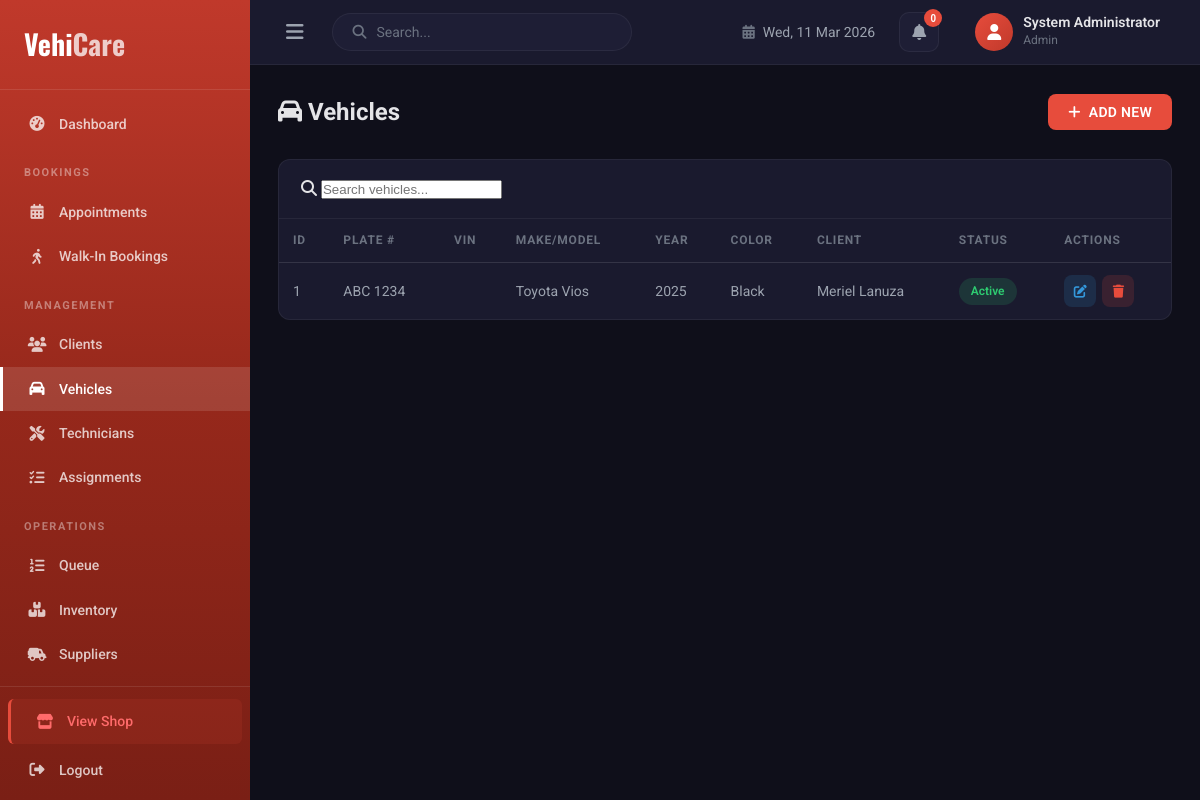
Page /admins/vehicles.php (signed in) on the committed database.
### tables this page shows
CREATE TABLE `vehicles` (
  `vehicle_id` int(11) NOT NULL,
  `client_id` int(11) NOT NULL,
  `plate_number` varchar(50) NOT NULL,
  `vin` varchar(17) DEFAULT NULL,
  `make` varchar(100) DEFAULT NULL,
  `model` varchar(100) DEFAULT NULL,
  `year` year(4) DEFAULT NULL,
  `color` varchar(50) DEFAULT NULL,
  `status` enum('active','in_service','completed','released') DEFAULT 'active',
  `created_at` timestamp NOT NULL DEFAULT current_timestamp()
);

CREATE TABLE `clients` (
  `client_id` int(11) NOT NULL,
  `user_id` int(11) DEFAULT NULL,
  `full_name` varchar(150) NOT NULL,
  `phone` varchar(50) NOT NULL,
  `email` varchar(150) DEFAULT NULL,
  `address` text DEFAULT NULL,
  `created_at` timestamp NOT NULL DEFAULT current_timestamp()
);

### admins/vehicles.php (the view, shortened to what this page needs)
<?php
require_once __DIR__ . '/../includes/db.php';
$vehicles = [];
try {
    $vehicles = $pdo->query("SELECT v.*, c.full_name as client_name FROM vehicles v LEFT JOIN clients c ON v.client_id = c.client_id ORDER BY v.created_at DESC")->fetchAll();
} catch (Exception $e) {
    $error = 'Failed to fetch vehicles: ' . $e->getMessage();
}
?>
<!DOCTYPE html>
<html lang="en">
<head>
    <link rel="stylesheet" href="../includes/style/admin.css">
    <link rel="stylesheet" href="https://cdnjs.cloudflare.com/ajax/libs/font-awesome/6.5.1/css/all.min.css">
</head>
<body class="admin-body">
<div class="admin-layout">
    <?php include __DIR__ . '/includes/sidebar.php'; ?>
    <main class="admin-main">
        <?php include __DIR__ . '/includes/topbar.php'; ?>
        <div class="admin-content">
            <div class="page-header">
                <h2><i class="fas fa-car"></i> Vehicles</h2>
                <button class="btn btn-primary" onclick="openModal('addModal')">
                    <i class="fas fa-plus"></i> Add New
                </button>
            </div>
            <div class="admin-card">
                <div class="table-toolbar">
                    <div class="search-box">
                        <i class="fas fa-search"></i>
                        <input type="text" id="searchInput" placeholder="Search vehicles..." onkeyup="searchTable()">
                    </div>
                </div>
                <?php if (count($vehicles) > 0): ?>
                <div class="table-responsive">
                    <table class="admin-table" id="vehiclesTable">
                        <thead>
                            <tr>
                                <th>ID</th>
                                <th>Plate #</th>
                                <th>VIN</th>
                                <th>Make/Model</th>
                                <th>Year</th>
                                <th>Color</th>
                                <th>Client</th>
                                <th>Status</th>
                                <th>Actions</th>
                            </tr>
                        </thead>
                        <tbody>
                            <?php foreach ($vehicles as $row): ?>
                            <tr>
                                <td><?= htmlspecialchars($row['vehicle_id']) ?></td>
                                <td><?= htmlspecialchars($row['plate_number']) ?></td>
                                <td><?= htmlspecialchars($row['vin'] ?? '') ?></td>
                                <td><?= htmlspecialchars(($row['make'] ?? '') . ' ' . ($row['model'] ?? '')) ?></td>
                                <td><?= htmlspecialchars($row['year'] ?? '') ?></td>
                                <td><?= htmlspecialchars($row['color'] ?? '') ?></td>
                                <td><?= htmlspecialchars($row['client_name'] ?? 'N/A') ?></td>
                                <td><span class="badge badge-<?= htmlspecialchars($row['status']) ?>"><?= htmlspecialchars(ucfirst(str_replace('_', ' ', $row['status']))) ?></span></td>
                                <td class="action-btns">
                                    <button class="btn-icon btn-edit" onclick="editVehicle(
                                        <?= $row['vehicle_id'] ?>,
                                        <?= $row['client_id'] ?>,
                                        '<?= htmlspecialchars(addslashes($row['plate_number']), ENT_QUOTES) ?>',
                                        '<?= htmlspecialchars(addslashes($row['vin'] ?? ''), ENT_QUOTES) ?>',
                                        '<?= htmlspecialchars(addslashes($row['make'] ?? ''), ENT_QUOTES) ?>',
                                        '<?= htmlspecialchars(addslashes($row['model'] ?? ''), ENT_QUOTES) ?>',
                                        '<?= htmlspecialchars(addslashes($row['year'] ?? ''), ENT_QUOTES) ?>',
                                        '<?= htmlspecialchars(addslashes($row['color'] ?? ''), ENT_QUOTES) ?>',
                                        '<?= htmlspecialchars(addslashes($row['status']), ENT_QUOTES) ?>'
                                    )"><i class="fas fa-edit"></i></button>
                                    <form method="POST" style="display:inline" onsubmit="return confirm('Delete this vehicle?')">
                                        <button type="submit" class="btn-icon btn-delete"><i class="fas fa-trash"></i></button>
                                    </form>
                                </td>
                            </tr>
                            <?php endforeach; ?>
                        </tbody>
                    </table>
                </div>
                <?php endif; ?>
            </div>
        </div>
    </main>
</div>
</body>
</html>

### includes/style/admin.css (style rules this page uses)
:root { --primary: #e74c3c; --primary-dark: #c0392b; --primary-light: #ff6b6b; --admin-bg: #0f0f1a; --admin-surface: #1a1a2e; --admin-surface-2: #1e1e35; --admin-surface-3: #252540; --admin-border: rgba(255,255,255,0.06); --admin-text: #e4e4e7; --admin-text-dim: #9ca3af; --admin-text-muted: #6b7280; --sidebar-bg: linear-gradient(180deg, #c0392b 0%, #96281b 50%, #7a1f15 100%); --sidebar-width: 250px; --topbar-height: 65px; --font-main: 'Roboto', sans-serif; --font-heading: 'Oswald', sans-serif; --radius: 12px; --radius-sm: 8px; --shadow: 0 4px 20px rgba(0,0,0,0.3); --transition: all 0.3s ease; }
*, *::before, *::after { margin: 0; padding: 0; box-sizing: border-box; }
html { scroll-behavior: smooth; }
body.admin-body { font-family: var(--font-main); background: var(--admin-bg); color: var(--admin-text); line-height: 1.6; overflow-x: hidden; }
.admin-layout { display: flex; min-height: 100vh; }
.admin-main { flex: 1; margin-left: var(--sidebar-width); transition: var(--transition); display: flex; flex-direction: column; }
.admin-content { padding: 28px; flex: 1; }
.page-header { display: flex; align-items: center; justify-content: space-between; margin-bottom: 28px; }
.admin-card { background: var(--admin-surface); border: 1px solid var(--admin-border); border-radius: var(--radius); overflow: hidden; }
.admin-table { width: 100%; border-collapse: collapse; }
.admin-table thead th { text-align: left; padding: 12px 14px; font-size: 12px; font-weight: 700; text-transform: uppercase; letter-spacing: 0.8px; color: var(--admin-text-muted); border-bottom: 1px solid var(--admin-border); }
.admin-table tbody td { padding: 12px 14px; font-size: 14px; color: var(--admin-text-dim); border-bottom: 1px solid var(--admin-border); }
.admin-table tbody tr:last-child td { border-bottom: none; }
.badge { display: inline-block; padding: 4px 12px; border-radius: 20px; font-size: 12px; font-weight: 600; text-transform: capitalize; }
.badge-active { background: rgba(46,204,113,0.15); color: #2ecc71; }
.btn { display: inline-flex; align-items: center; gap: 8px; padding: 10px 20px; border: none; border-radius: var(--radius-sm); font-family: var(--font-main); font-weight: 600; font-size: 14px; cursor: pointer; transition: var(--transition); text-transform: uppercase; letter-spacing: 0.3px; }
.btn-primary { background: var(--primary); color: #fff; }
.action-btns { display: flex; gap: 6px; }
.btn-icon { width: 32px; height: 32px; border-radius: 8px; border: none; display: inline-flex; align-items: center; justify-content: center; cursor: pointer; transition: var(--transition); font-size: 13px; }
.btn-edit { background: rgba(52,152,219,0.15); color: #3498db; }
.btn-delete { background: rgba(231,76,60,0.15); color: #e74c3c; }
.table-toolbar { display: flex; align-items: center; justify-content: space-between; gap: 12px; padding: 16px 22px; border-bottom: 1px solid var(--admin-border); flex-wrap: wrap; }

### rows in the picture
vehicles: vehicle_id "1", plate_number "ABC 1234", make+model "Toyota Vios", year "2025", color "Black", client.full_name "Meriel Lanuza", status "Active"

### other values in the picture
$_SESSION['full_name'] "System Administrator"
$_SESSION['role'] "Admin"
